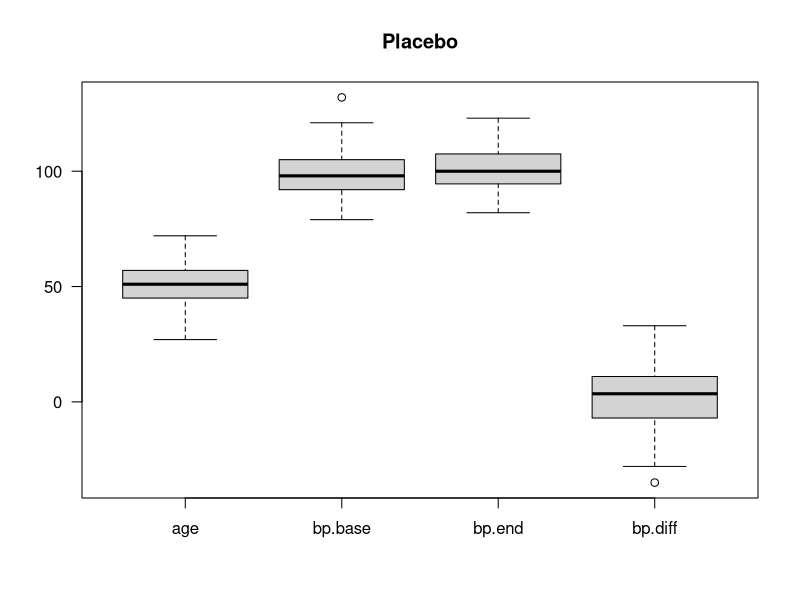
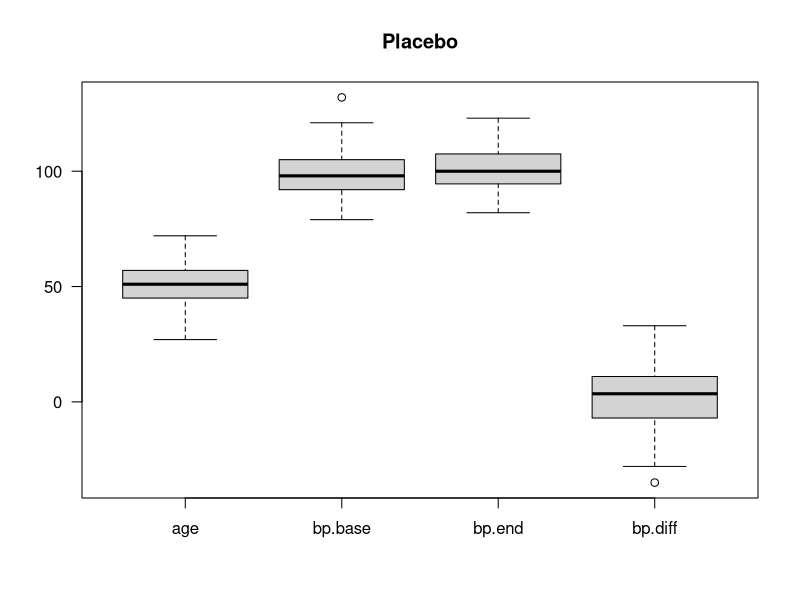
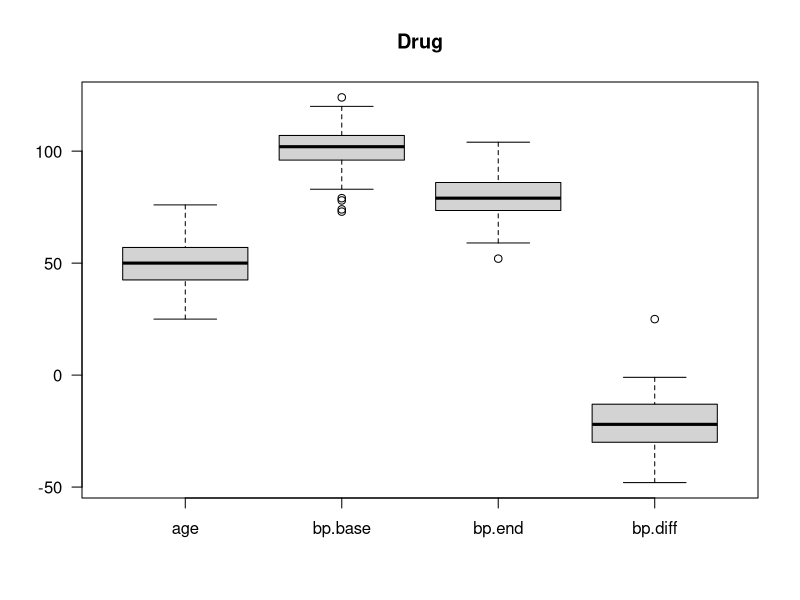
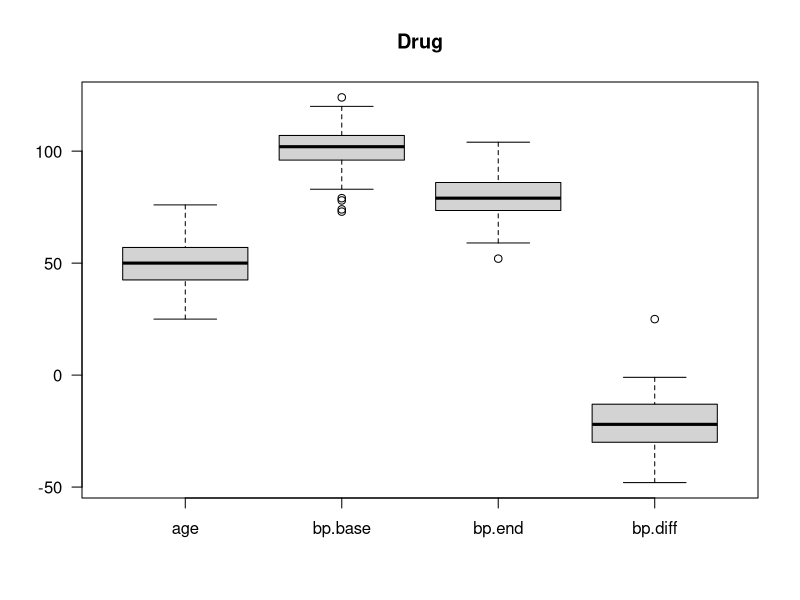
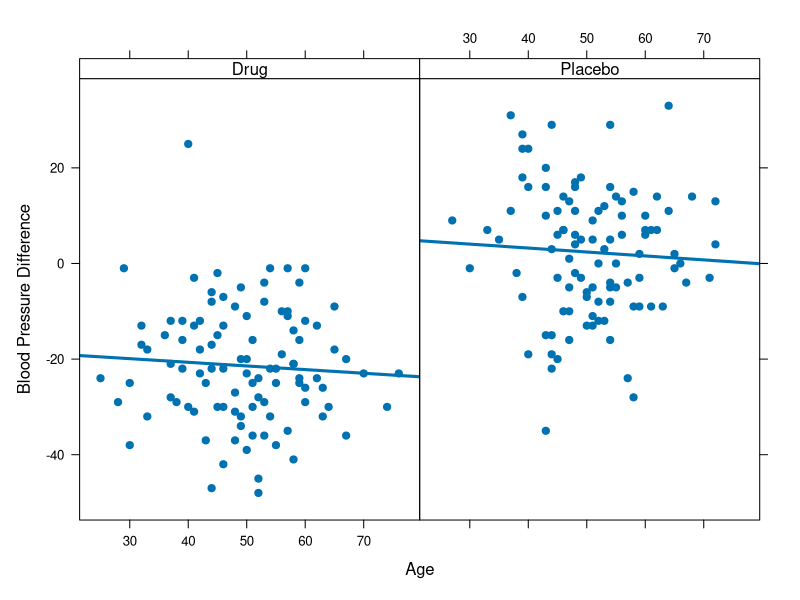
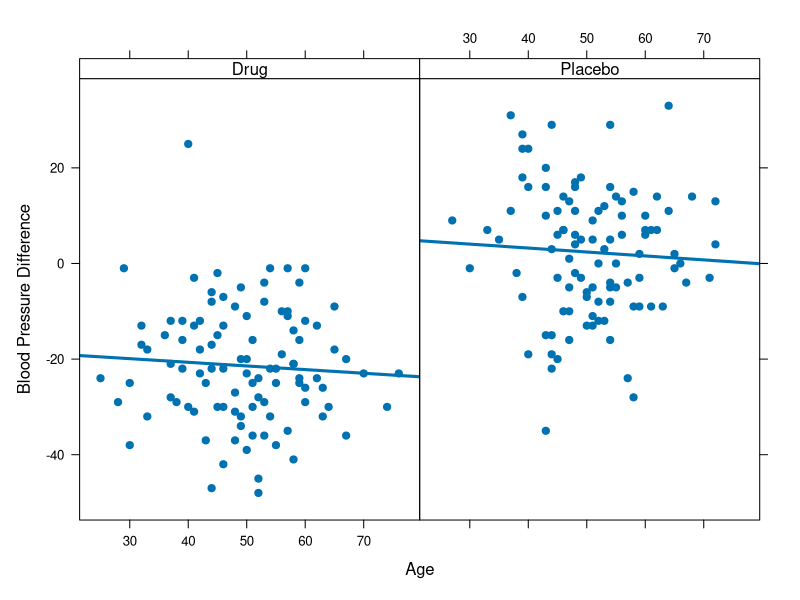
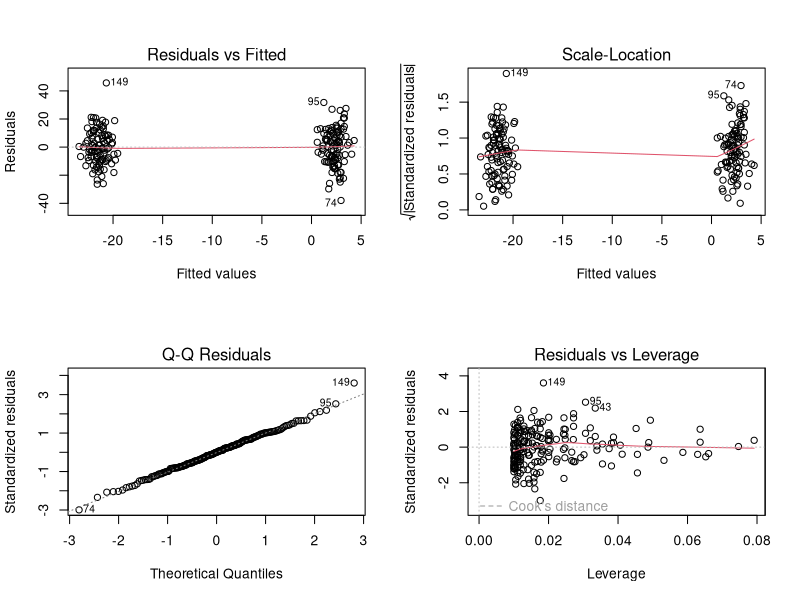
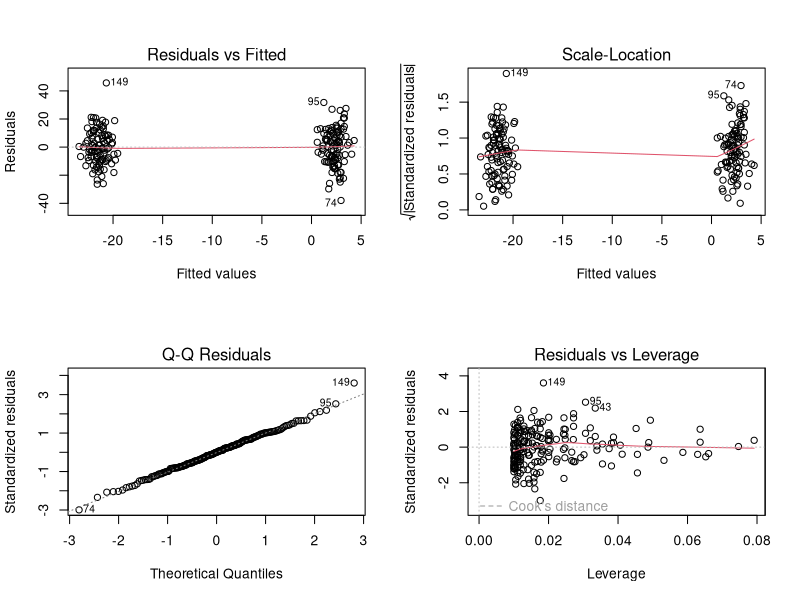

These figures' R source, in order:
###################################################
# Title: R code for Chapter 1: Introduction to R
# Author: DR. DG. Chen
###################################################

###################################################
### chunk number 2: RI-welcome
###################################################
#line 108 "RIntro.rnw"
cat("\n>\n")
options(prompt = "> ")


###################################################
### chunk number 3: RI-x
###################################################
#line 114 "RIntro.rnw"
x = 1+2


###################################################
### chunk number 4: RI-printx
###################################################
#line 119 "RIntro.rnw"
print(x)

###################################################
### chunk number 9: RI-simuNorm
###################################################
#line 295 "RIntro.rnw"
help(rnorm)


###################################################
### chunk number 10: RI-input
###################################################
#line 308 "RIntro.rnw"
# simulated input values
n      = 100
mu     = 100
sd     = 10
mu.d   = 20
age.mu = 50
age.sd = 10


###################################################
### chunk number 11: RI-placebo
###################################################
#line 321 "RIntro.rnw"
# fix the seed for random number generation 
set.seed(123)
# use "rnorm" to generate random normal
age         = rnorm(n, age.mu, age.sd)
bp.base     = rnorm(n,mu,sd)
bp.end      = rnorm(n,mu,sd)
# take the difference between endpoint and baseline
bp.diff     = bp.end-bp.base
# put the data together using "cbind" to column-bind
dat4placebo = round(cbind(age,bp.base,bp.end,bp.diff))


###################################################
### chunk number 12: RI-headplacebo
###################################################
#line 338 "RIntro.rnw"
head(dat4placebo)


###################################################
### chunk number 13: RI-drug
###################################################
#line 345 "RIntro.rnw"
age      = rnorm(n, age.mu, age.sd)
bp.base  = rnorm(n,mu,sd)
bp.end   = rnorm(n,mu-mu.d,sd)
bp.diff  = bp.end-bp.base
dat4drug = round(cbind(age,bp.base,bp.end,bp.diff))


###################################################
### chunk number 14: RI-dat
###################################################
#line 355 "RIntro.rnw"
# make a dataframe to hold all data
dat     = data.frame(rbind(dat4placebo,dat4drug))
# make "trt" as a factor for treatment.
dat$trt = as.factor(rep(c("Placebo", "Drug"), each=n))


###################################################
### chunk number 15: 
###################################################
#line 367 "RIntro.rnw"
# check the data dimension
dim(dat)
# print the first 6 obervations to see the variable names
head(dat)


###################################################
### chunk number 16: RI.boxplot4placebo
###################################################
#line 379 "RIntro.rnw"
# call boxplot
boxplot(dat4placebo, las=1, main="Placebo")


###################################################
### chunk number 17: 
###################################################
#line 388 "RIntro.rnw"
#line 379 "RIntro.rnw#from line#388#"
# call boxplot
boxplot(dat4placebo, las=1, main="Placebo")
#line 389 "RIntro.rnw"


###################################################
### chunk number 18: RI.boxplot4drug
###################################################
#line 397 "RIntro.rnw"
boxplot(dat4drug, las=1, main="Drug")


###################################################
### chunk number 19: 
###################################################
#line 402 "RIntro.rnw"
#line 397 "RIntro.rnw#from line#402#"
boxplot(dat4drug, las=1, main="Drug")
#line 403 "RIntro.rnw"


###################################################
### chunk number 20: RI.xyplot.dat
###################################################
#line 425 "RIntro.rnw"
#load the lattice library
library(lattice)
# call xyplot function and print it
print(xyplot(bp.diff~age|trt, data=dat,xlab="Age", 
strip=strip.custom(bg="white"), 
ylab="Blood Pressure Difference",lwd=3,cex=1.3,pch=20,
type=c("p", "r")))


###################################################
### chunk number 21: 
###################################################
#line 436 "RIntro.rnw"
#line 425 "RIntro.rnw#from line#436#"
#load the lattice library
library(lattice)
# call xyplot function and print it
print(xyplot(bp.diff~age|trt, data=dat,xlab="Age", 
strip=strip.custom(bg="white"), 
ylab="Blood Pressure Difference",lwd=3,cex=1.3,pch=20,
type=c("p", "r")))
#line 437 "RIntro.rnw"


###################################################
### chunk number 22: RI-lm
###################################################
#line 461 "RIntro.rnw"
lm1 = lm(bp.diff~trt*age, data=dat)
summary(lm1)


###################################################
### chunk number 23: tablm
###################################################
#line 474 "RIntro.rnw"
# load the xtable library
library(xtable)
# call xtable to make the table
print(xtable(lm1, caption="ANOVA Table for Simulated 
Clinical Trial Data", label = "tab4RI.coef"),
table.placement = "htbp",caption.placement = "top")


###################################################
### chunk number 24: RI.fig4lm
###################################################
#line 484 "RIntro.rnw"
layout(matrix(1:4, nrow=2))
plot(lm1)


###################################################
### chunk number 25: 
###################################################
#line 490 "RIntro.rnw"
#line 484 "RIntro.rnw#from line#490#"
layout(matrix(1:4, nrow=2))
plot(lm1)
#line 491 "RIntro.rnw"


